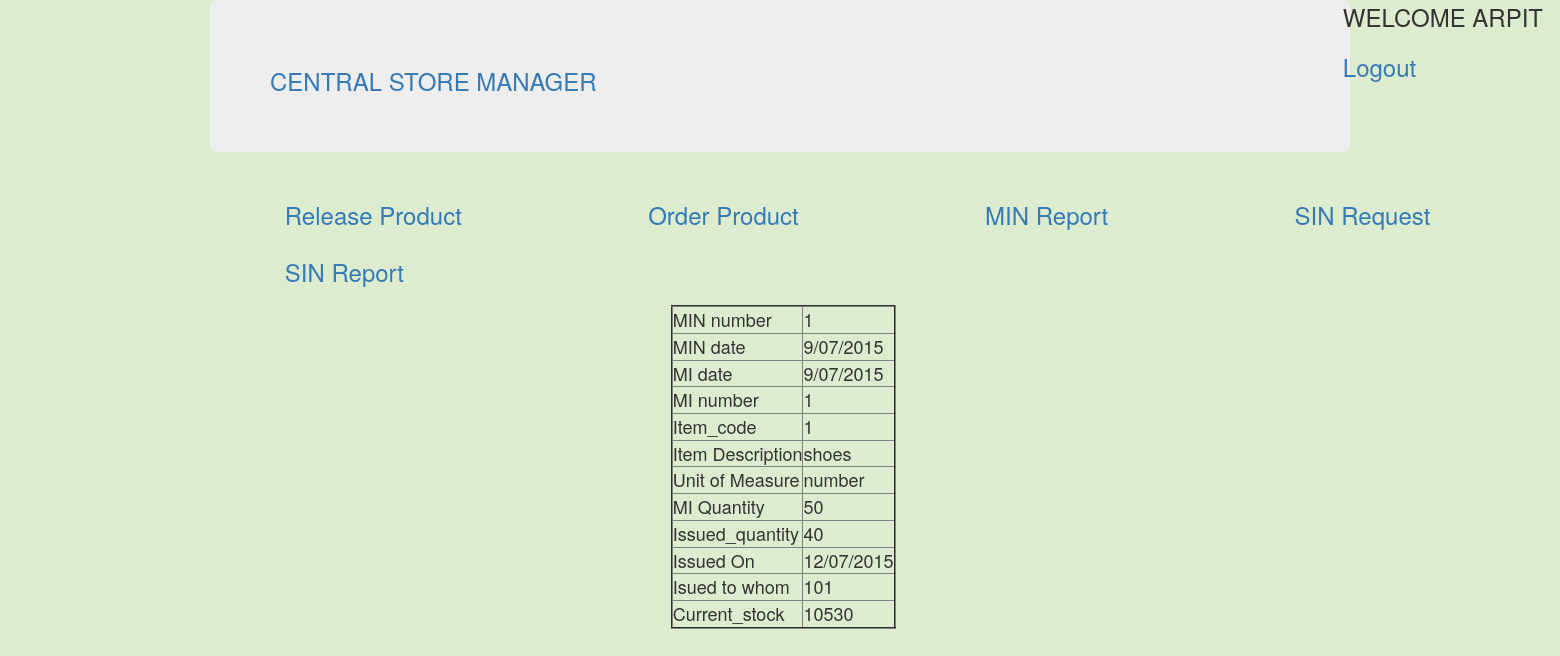
Screenshot of /Coding/CentralStoreManager/MinReport.php (signed in) with the database file from the repository.
### tables this page shows
CREATE TABLE IF NOT EXISTS `min` (
  `mi_number` int(11) NOT NULL,
  `mi_date` varchar(100) NOT NULL,
  `item_code` int(11) NOT NULL,
  `mi_quantity` int(11) NOT NULL,
  `issued_quantity` int(11) NOT NULL,
  `issued_on` varchar(100) NOT NULL,
  `issue_to_whom` varchar(100) NOT NULL,
  `current_stock` int(11) NOT NULL
);

CREATE TABLE IF NOT EXISTS `mi` (
  `mi_number` int(11) NOT NULL,
  `item_code` int(11) NOT NULL,
  `quantity_required` int(11) NOT NULL,
  `required_date` varchar(100) NOT NULL,
  `store_id` int(11) NOT NULL,
  `status` varchar(100) NOT NULL DEFAULT 'pending',
  `requested_date` varchar(100) NOT NULL,
  `requested_by` varchar(100) NOT NULL
);

CREATE TABLE IF NOT EXISTS `item` (
  `item_code` int(11) NOT NULL,
  `item_desc` varchar(100) NOT NULL,
  `unit_of_measure` varchar(100) NOT NULL,
  `central_retail_price` int(11) NOT NULL,
  `supplier_central_price` int(11) NOT NULL
);

### Coding/admin/session.php (called while the page is built, shortened)
<?php
 function getdetail($feild)
 {
   $query = "SELECT `$feild` FROM `login` WHERE `employee_id` = '".$_SESSION['employee_id']."'";
   require 'connection.php';
   if($run=mysqli_query($server,$query)){
     $row=mysqli_fetch_assoc($run);
     $result=$row[$feild];
     return $result;
     }
   }
?>

### Coding/CentralStoreManager/MinReport.php (the view, shortened to what this page needs)
<?php
require 'CentralStoreManager.php';
$query_one = "SELECT * FROM min";
if($run_one=mysqli_query($server,$query_one)){
 	while($row_one=mysqli_fetch_assoc($run_one)){
 		$min_number = $row_one['mi_number'];
 		$mi_date = $row_one['mi_date'];
 		$item_code= $row_one['item_code'];
 		$mi_quantity = $row_one['mi_quantity'];
 		$issued_quantity = $row_one['issued_quantity'];
 		$issued_on = $row_one['issued_on'];
 		$issue_to_whom = $row_one['issue_to_whom'];
 		$current_stock= $row_one['current_stock'];
 	}
 }
$query_two = "SELECT item_code, item_desc, unit_of_measure FROM item";
 if($run_two=mysqli_query($server,$query_two)){
 	while($row_two=mysqli_fetch_assoc($run_two)){
 		$item_code = $row_two['item_code'];
 		$item_desc = $row_two['item_desc'];
 		$unit_of_measure= $row_two['unit_of_measure'];
 	}
 }
 $query_three = "SELECT * FROM mi";
if($run_three=mysqli_query($server,$query_three)){
 	while($row_three=mysqli_fetch_assoc($run_three)){
 		$requested_date = $row_three['requested_date'];
 		$mi_number= $row_three['mi_number'];
 	}
 }
?>
<html>
<body>
<div class="display-tables">
<table border="2px" style="left:13%; position:relative;">
	<tr>
		<td>MIN number</td>
		<td><?php echo $min_number; ?></td>
	</tr>
	<tr>
		<td>MIN date</td>
		<td><?php echo $mi_date; ?></td>
	</tr>
	<tr>
		<td>MI date</td>
		<td><?php echo $requested_date; ?></td>
	</tr>
    <tr>
		<td>MI number</td>
		<td><?php echo $mi_number; ?></td>
	</tr>
	<tr>
		<td>Item_code</td>
		<td><?php echo $item_code; ?></td>
	</tr>
	<tr>
		<td>Item Description</td>
		<td><?php echo $item_desc; ?></td>
	</tr>
	<tr>
		<td>Unit of Measure</td>
		<td><?php echo $unit_of_measure; ?></td>
	</tr>
	<tr>
		<td>MI Quantity</td>
		<td><?php echo $mi_quantity; ?></td>
	</tr>
	<tr>
		<td>Issued_quantity</td>
		<td><?php echo $issued_quantity; ?></td>
	</tr>
	<tr>
		<td>Issued On</td>
		<td><?php echo $issued_on; ?></td>
	</tr>
	<tr>
		<td>Isued to whom</td>
		<td><?php echo $issue_to_whom; ?></td>
	</tr>
	<tr>
		<td>Current_stock</td>
		<td><?php echo $current_stock; ?></td>
	</tr>
</table>
</div>
</body>
</html>

### Coding/CentralStoreManager/CentralStoreManager.php (shortened to what this page needs)
<!DOCTYPE html>
<html lang="en">
  <head>
    <link href="../css/bootstrap.min.css" rel="stylesheet">
    <link href="../css/style.css" rel="stylesheet">
  </head>
<?php
include '../admin/session.php';
include '../admin/connection.php';
 if(isset($_SESSION['employee_id'])&& !empty($_SESSION['employee_id'])){
     $name1=getdetail('employee_name');
     $name_upper = strtoupper($name1);
    echo "<div class ='logout'><font size = '5' style='position: absolute; right: 17px;' >WELCOME
    $name_upper<br><li><h3><a href='../admin/logout.php'>Logout</a></li></font></div>";
  } else{
   header('location:../login.php');
   }
?>
<body>
<div class="container">
    <div class="jumbotron"><h3><a href="CentralStoreManager.php">CENTRAL STORE MANAGER</a></h3></div>
</div>
<div class="left-box">
<ul>
      <li>  <a href="ReleaseProductRetailStore.php"><h3>Release Product</h3></a></li>
     <li> <a href="OrderProductSupplier.php " ><h3>Order Product</h3></a></li>
     <li><a href="MinReport.php"><h3> MIN Report</h3></a></li>
     <li><a href="SinRequest.php"><h3> SIN Request</h3></a></li>
     <li><a href="SinReport.php"><h3> SIN Report</h3></a></li>
      </ul>
</div>
</body>
</html>

### Coding/admin/connection.php (shortened to what this page needs)
<!DOCTYPE html>
<html>
<head>
</head>
<body>
</body>
</html>

### Coding/css/style.css (style rules this page uses)
body { background-color:#DDECCE; }
.logout li { display: inherit; }
.display-tables { bottom: 33%; left:30%; position: relative; }
.display-tables table { right: 10%; position: relative; }
.left-box { width: 100%; left: 4%; position: relative; }
.left-box ul li { display: inline-flex; margin-left: 12%; }
td, label { font-size: 25px; }
table td { font-size: 18px; }

### rows the page displays
min: mi_number "1", mi_date "9/07/2015", mi_quantity "50", issued_quantity "40", issued_on "12/07/2015", issue_to_whom "101", current_stock "10530"
mi: requested_date "9/07/2015", mi_number "1"
item: item_code "1", item_desc "shoes", unit_of_measure "number"

### other values shown
$name_upper "ARPIT"
